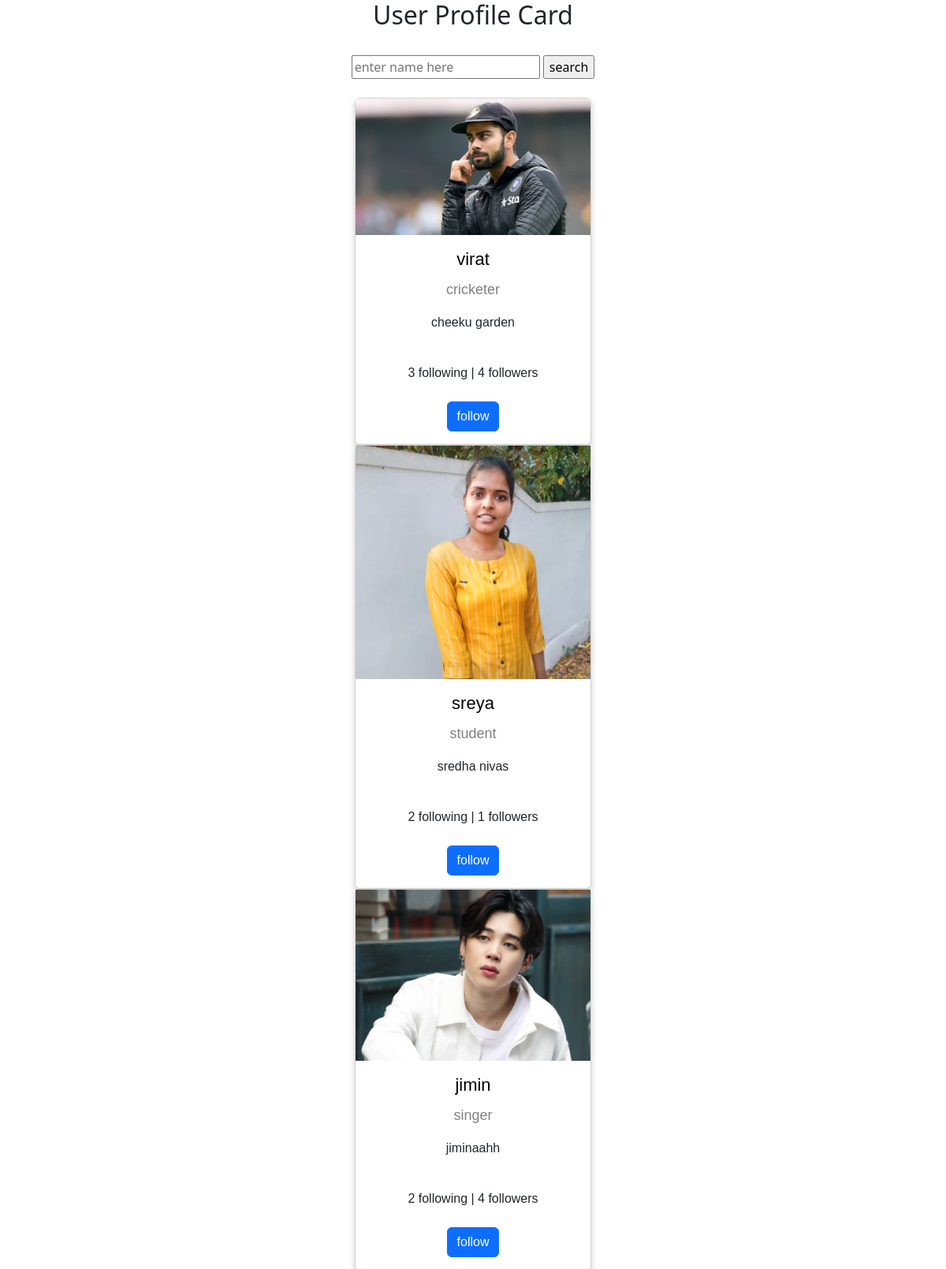
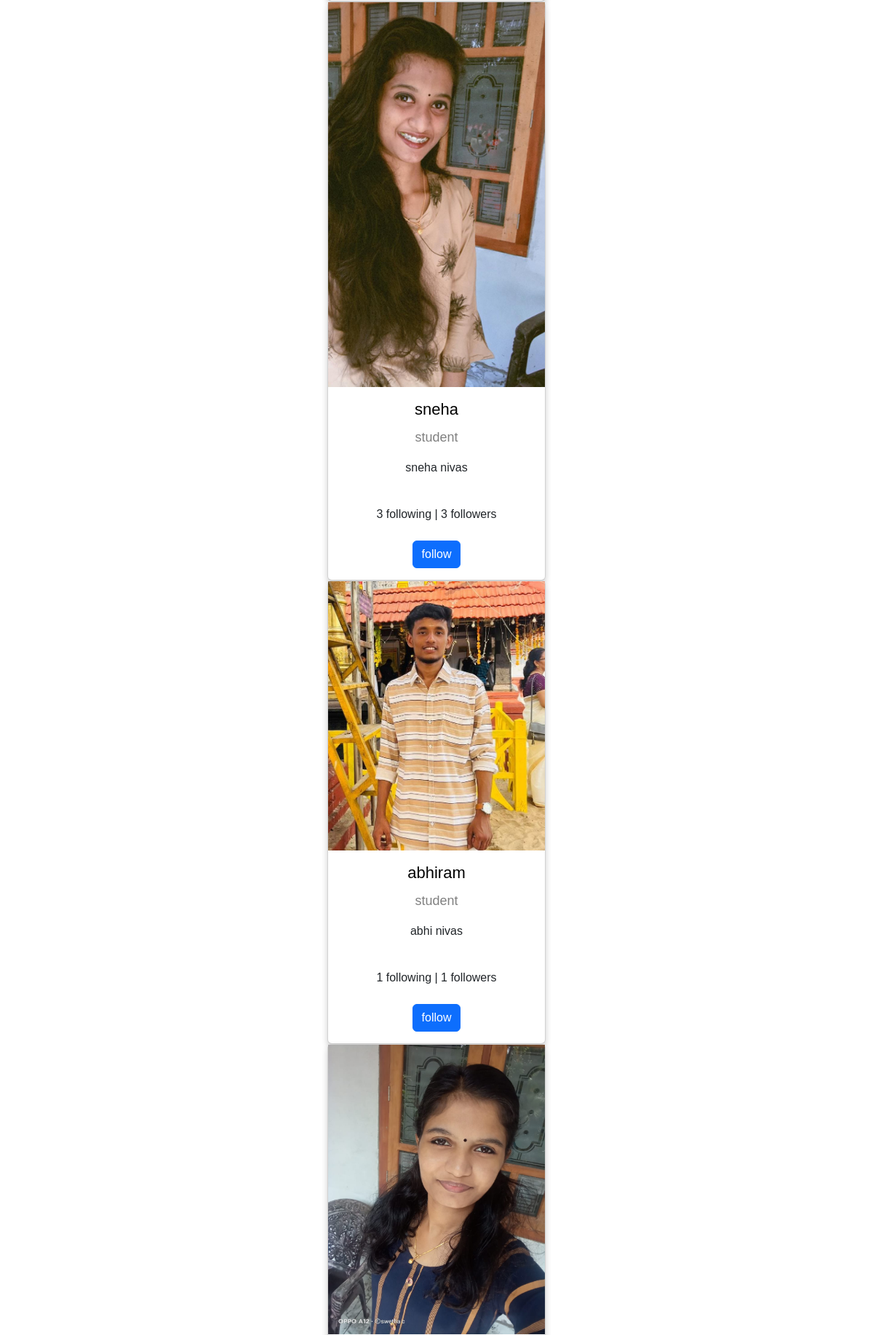
Screenshot of /profile/list/ (signed in, upper part) with the database file from the repository (2 pictures, top to bottom).
### myapp/models.py (models this page shows, shortened)
class UserProfile(models.Model):
    user=models.OneToOneField(User,on_delete=models.CASCADE,related_name="profile")
    profile_pic=models.ImageField(upload_to="profilepics",blank=True,default="/profilepics/default.avif")
    bio=models.CharField(max_length=200,null=True)
    address=models.CharField(max_length=200,null=True)
    dob=models.DateTimeField(null=True)
    following=models.ManyToManyField("self",related_name="followed_by",symmetrical=False)
    created_date=models.DateTimeField(auto_now_add=True)
    coverpic=models.ImageField(upload_to="coverpic",blank=True,default="/profilepics/cover.jpg")
    def __str__(self):
        return self.user.username

### myapp/views.py (the view, shortened to what this page needs)
# urls.py: path("profile/list/",views.ProfileListView.as_view(),name="profile-list"),
class ProfileListView(ListView):
    model=UserProfile
    template_name="profile-list.html"
    context_object_name="profiles"
    def get_queryset(self):
        return UserProfile.objects.exclude(user=self.request.user)

### myapp/templates/profile-list.html (shortened to what this page needs)
<!DOCTYPE html>
<html>
<head>
<link rel="stylesheet" href="https://cdnjs.cloudflare.com/ajax/libs/font-awesome/4.7.0/css/font-awesome.min.css">
<link href="https://cdn.jsdelivr.net/npm/bootstrap@5.3.0-alpha3/dist/css/bootstrap.min.css" rel="stylesheet">
</head>
<body>
<h2 style="text-align:center">User Profile Card</h2>
<form action="" method="post">
  <div class="text-center p-4">
    <input type="text" name="username" placeholder="enter name here">
  <input type="submit" value="search">
  </div>
</form>
{%for profile in profiles%}
<div class="card">
    {%if profile.profile_pic%}
    <img src="{{profile.profile_pic.url}}" alt="John" style="width:100%">
    {%endif%}
    <h1><a href="{%url 'profiledetail' profile.id%}">{{profile}}</a></h1>
    <p class="title">{{profile.bio}}</p>
    <p>{{profile.address}}</p>
    <div style="margin: 24px 0;">
        {{profile.following.all.count}} following |
        {{profile.followed_by.all.count}} followers
    </div>
    <p>
        {%if request.user.profile in profile.followed_by.all%}
        <a href="{%url 'unfollow' profile.id%}" class="btn btn-outline-primary">following</a>
        {%else%}
        <a href="{%url 'follow' profile.id%}" class="btn btn-primary">follow</a>
        {%endif%}
    </p>
  </div>
{%endfor%}
</body>
</html>

### myapp/templates/profile-list.html (style rules this page uses)
.card { box-shadow: 0 4px 8px 0 rgba(0, 0, 0, 0.2); max-width: 300px; margin: auto; text-align: center; font-family: arial; }
.title { color: grey; font-size: 18px; }
a { text-decoration: none; font-size: 22px; color: black; }

### rows the page displays
UserProfile: profile_pic (picture), user.username "virat", bio "cricketer", address "cheeku garden", following.all.count "3", followed_by.all.count "4"
UserProfile: profile_pic (picture), user.username "sreya", bio "student", address "sredha nivas", following.all.count "2", followed_by.all.count "1"
UserProfile: profile_pic (picture), user.username "jimin", bio "singer", address "jiminaahh", following.all.count "2", followed_by.all.count "4"
UserProfile: profile_pic (picture), user.username "sneha", bio "student", address "sneha nivas", following.all.count "3", followed_by.all.count "3"
UserProfile: profile_pic (picture), user.username "abhiram", bio "student", address "abhi nivas", following.all.count "1", followed_by.all.count "1"
UserProfile: profile_pic (picture)
